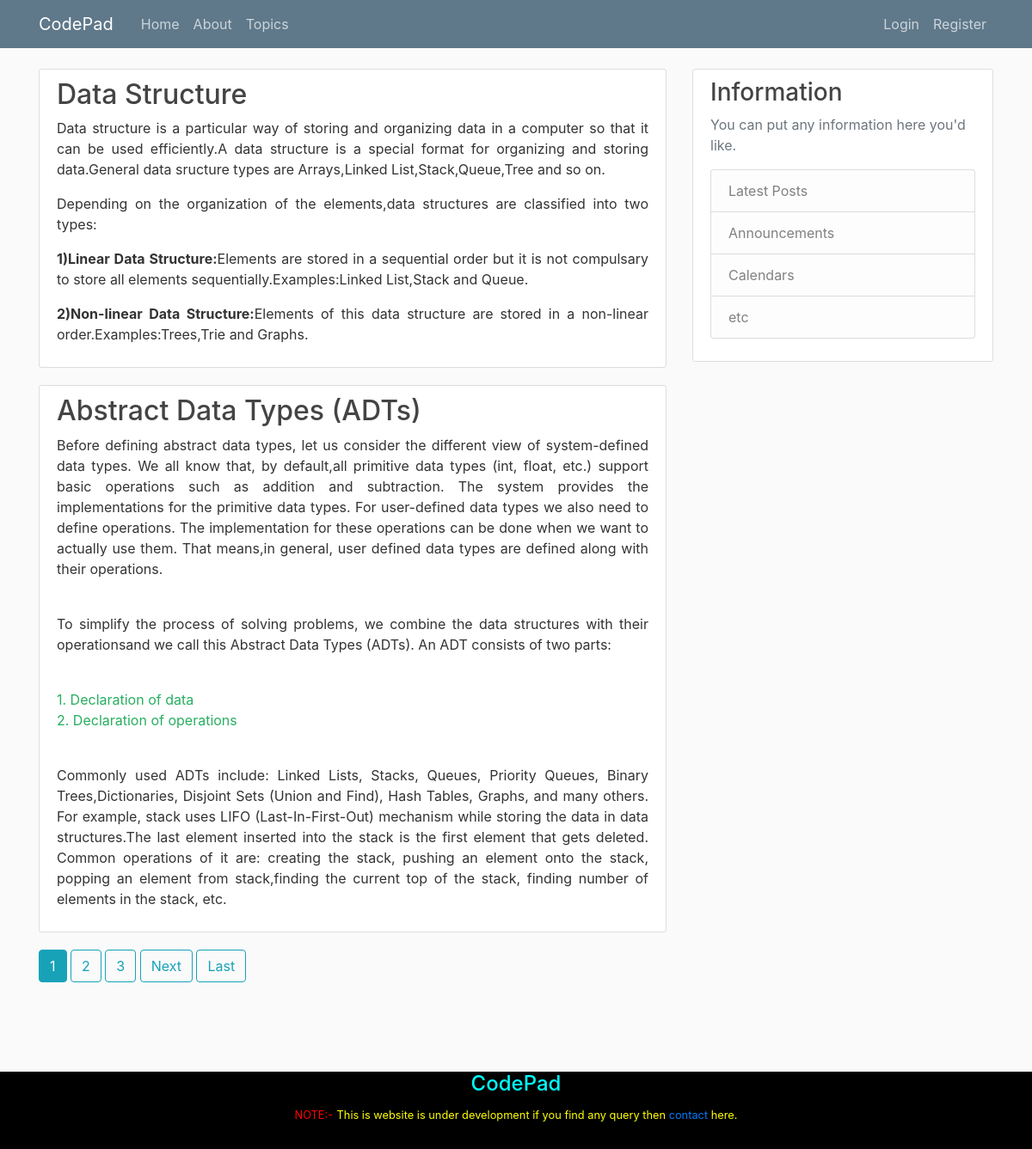
The page / on the database its author committed.
### blog/models.py (models this page shows, shortened)
class Post(models.Model):
    title = models.CharField(max_length = 100)
    content = RichTextUploadingField(blank=True,null=True,extra_plugins=['codesnippet','youtube',],external_plugin_resources=[('youtube','/static/blog/ckeditor_plugin/youtube/youtube/','plugin.js')])
    author = models.ForeignKey(User, on_delete = models.CASCADE)
    date_posted = models.DateTimeField(default=timezone.now)

### blog/views.py (the view)
# urls.py: path('', PostListView.as_view(), name='blog-home'),
class PostListView(ListView):
    model = Post
    template_name = 'blog/home.html'
    context_object_name = 'posts'
    paginate_by = 2
    ordering = ['date_posted']

### blog/templates/blog/home.html (shortened to what this page needs)
{% extends "blog/base.html" %}
{% block content %}
    {% for post in posts %}
    <article class="content-section">
      <div class="">
        <h2><a class="article-title" href="{% url 'post-detail' post.id %}">{{ post.title }}</a></h2>
        {{ post.content|safe }}
      </div>
    </article>
    {% endfor %}
    {% if is_paginated %}
      {% for num in page_obj.paginator.page_range %}
        {% if page_obj.number == num %}
          <a class="btn btn-info mb-4" href="?page={{ num }}">{{ num }}</a>
        {% elif num > page_obj.number|add:'-3' and num < page_obj.number|add:'3' %}
          <a class="btn btn-outline-info mb-4" href="?page={{ num }}">{{ num }}</a>
        {% endif %}
      {% endfor %}
      {% if page_obj.has_next %}
        <a class="btn btn-outline-info mb-4" href="?page={{ page_obj.next_page_number }}">Next</a>
        <a class="btn btn-outline-info mb-4" href="?page={{ page_obj.paginator.num_pages }}">Last</a>
      {% endif %}
{% endif %}
{% endblock content %}

### blog/static/blog/main.css (style rules this page uses)
body { background: #fafafa; color: #333333; margin-top: 5rem; }
h1, h2, h3, h4, h5, h6 { color: #444444; }
.content-section { background: #ffffff; padding: 10px 20px; border: 1px solid #dddddd; border-radius: 3px; margin-bottom: 20px; }
.article-title { color: #444444; }

### rows shown on the page
Post: title "Data Structure", content "Data structure is a particular way of storing and organizing data in a computer so that it can be used efficiently.A data structure is a special format for organizing and storing data.General data sructure types are Arrays,Linked List,Stack,Queue,Tree and so on. Depending on the organization of the elements,data structures are classified into two types: 1)Linear Data Structure: Elements are stored in a sequential order but it is not compulsary to store all elements sequentially.Examples:Linked List,Stack and Queue. 2)Non-linear Data Structure: Elements of this data structure are stored in a non-linear order.Examples:Trees,Trie and Graphs."
Post: title "Abstract Data Types (ADTs)", content "Before defining abstract data types, let us consider the different view of system-defined data types. We all know that, by default,all primitive data types (int, float, etc.) support basic operations such as addition and subtraction. The system provides the implementations for the primitive data types. For user-defined data types we also need to define operations. The implementation for these operations can be done when we want to actually use them. That means,in general, user defined data types are defined along with their operations. To simplify the process of solving problems, we combine the data structures with their operationsand we call this Abstract Data Types (ADTs). An ADT consists…"

### other values the page prints
{{ num }} "1"
{{ num }} "2" "3"
